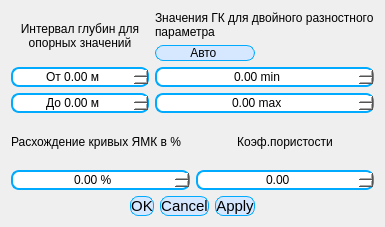
<?xml version="1.0" encoding="UTF-8"?>
<ui version="4.0">
 <class>Nml_param</class>
 <widget class="QDialog" name="Nml_param">
  <property name="geometry">
   <rect>
    <x>0</x>
    <y>0</y>
    <width>385</width>
    <height>227</height>
   </rect>
  </property>
  <property name="windowTitle">
   <string>Параметры метода</string>
  </property>
  <property name="windowIcon">
   <iconset resource="../IMAGE/icon.qrc">
    <normaloff>:/programlogo.png</normaloff>:/programlogo.png</iconset>
  </property>
  <property name="inputMethodHints">
   <set>Qt::InputMethodHint::ImhNone</set>
  </property>
  <property name="sizeGripEnabled">
   <bool>false</bool>
  </property>
  <property name="modal">
   <bool>true</bool>
  </property>
  <layout class="QGridLayout" name="gridLayout">
   <item row="0" column="0">
    <layout class="QVBoxLayout" name="verticalLayout_5">
     <item>
      <layout class="QHBoxLayout" name="horizontalLayout">
       <item>
        <layout class="QVBoxLayout" name="verticalLayout_2">
         <item>
          <widget class="QLabel" name="label_2">
           <property name="text">
            <string>Интервал глубин для опорных значений</string>
           </property>
           <property name="alignment">
            <set>Qt::AlignmentFlag::AlignCenter</set>
           </property>
           <property name="wordWrap">
            <bool>true</bool>
           </property>
          </widget>
         </item>
         <item>
          <widget class="QDoubleSpinBox" name="ds_min">
           <property name="styleSheet">
            <string notr="true">QDoubleSpinBox
{
border : 2px solid rgb(0, 170, 255);
background : white;
border-radius: 8
}
QDoubleSpinBox::hover
{
border : 2px solid rgb(0, 170, 255);
background : rgb(170, 255, 255);
}
QDoubleSpinBox::up-button
{

subcontrol-position:right;
image: url(:/plus.svg);

}
QDoubleSpinBox::down-button
{
subcontrol-position:left;
	image: url(:/minus.svg);
}
	</string>
           </property>
           <property name="alignment">
            <set>Qt::AlignmentFlag::AlignCenter</set>
           </property>
           <property name="buttonSymbols">
            <enum>QAbstractSpinBox::ButtonSymbols::UpDownArrows</enum>
           </property>
           <property name="prefix">
            <string>От </string>
           </property>
           <property name="suffix">
            <string> м</string>
           </property>
           <property name="minimum">
            <double>-9999.000000000000000</double>
           </property>
           <property name="maximum">
            <double>9999.000000000000000</double>
           </property>
           <property name="value">
            <double>0.000000000000000</double>
           </property>
          </widget>
         </item>
         <item>
          <widget class="QDoubleSpinBox" name="ds_max">
           <property name="styleSheet">
            <string notr="true">QDoubleSpinBox
{
border : 2px solid rgb(0, 170, 255);
background : white;
border-radius: 8
}
QDoubleSpinBox::hover
{
border : 2px solid rgb(0, 170, 255);
background : rgb(170, 255, 255);
}
QDoubleSpinBox::up-button
{

subcontrol-position:right;
image: url(:/plus.svg);

}
QDoubleSpinBox::down-button
{
subcontrol-position:left;
	image: url(:/minus.svg);
}
	</string>
           </property>
           <property name="alignment">
            <set>Qt::AlignmentFlag::AlignCenter</set>
           </property>
           <property name="buttonSymbols">
            <enum>QAbstractSpinBox::ButtonSymbols::UpDownArrows</enum>
           </property>
           <property name="prefix">
            <string>До </string>
           </property>
           <property name="suffix">
            <string> м</string>
           </property>
           <property name="minimum">
            <double>-9999.000000000000000</double>
           </property>
           <property name="maximum">
            <double>9999.000000000000000</double>
           </property>
          </widget>
         </item>
        </layout>
       </item>
       <item>
        <layout class="QVBoxLayout" name="verticalLayout_4">
         <item>
          <widget class="QLabel" name="label_4">
           <property name="text">
            <string>Значения ГК для двойного разностного параметра</string>
           </property>
           <property name="wordWrap">
            <bool>true</bool>
           </property>
          </widget>
         </item>
         <item>
          <widget class="QPushButton" name="pb_auto_gk">
           <property name="minimumSize">
            <size>
             <width>70</width>
             <height>0</height>
            </size>
           </property>
           <property name="maximumSize">
            <size>
             <width>100</width>
             <height>16777215</height>
            </size>
           </property>
           <property name="styleSheet">
            <string notr="true">QPushButton {
  border-radius: 8px;
  outline: 0px;
  background-color:rgb(213, 232, 255);
  border: 1px solid rgb(0, 170, 255)
}

QPushButton:pressed {
  background-color: rgb(240, 240, 240);
  border: 2px solid rgb(0, 85, 255);
 }
QPushButton:hover {
  background-color:rgba(213, 232, 255, 150);
 }</string>
           </property>
           <property name="text">
            <string>Авто </string>
           </property>
          </widget>
         </item>
         <item>
          <widget class="QDoubleSpinBox" name="ds_gk_min">
           <property name="styleSheet">
            <string notr="true">QDoubleSpinBox
{
border : 2px solid rgb(0, 170, 255);
background : white;
border-radius: 8
}
QDoubleSpinBox::hover
{
border : 2px solid rgb(0, 170, 255);
background : rgb(170, 255, 255);
}
QDoubleSpinBox::up-button
{

subcontrol-position:right;
image: url(:/plus.svg);

}
QDoubleSpinBox::down-button
{
subcontrol-position:left;
	image: url(:/minus.svg);
}
	</string>
           </property>
           <property name="alignment">
            <set>Qt::AlignmentFlag::AlignCenter</set>
           </property>
           <property name="buttonSymbols">
            <enum>QAbstractSpinBox::ButtonSymbols::UpDownArrows</enum>
           </property>
           <property name="suffix">
            <string> min</string>
           </property>
           <property name="minimum">
            <double>-9999.000000000000000</double>
           </property>
           <property name="maximum">
            <double>9999.000000000000000</double>
           </property>
           <property name="stepType">
            <enum>QAbstractSpinBox::StepType::DefaultStepType</enum>
           </property>
          </widget>
         </item>
         <item>
          <widget class="QDoubleSpinBox" name="ds_gk_max">
           <property name="styleSheet">
            <string notr="true">QDoubleSpinBox
{
border : 2px solid rgb(0, 170, 255);
background : white;
border-radius: 8
}
QDoubleSpinBox::hover
{
border : 2px solid rgb(0, 170, 255);
background : rgb(170, 255, 255);
}
QDoubleSpinBox::up-button
{

subcontrol-position:right;
image: url(:/plus.svg);

}
QDoubleSpinBox::down-button
{
subcontrol-position:left;
	image: url(:/minus.svg);
}
	</string>
           </property>
           <property name="alignment">
            <set>Qt::AlignmentFlag::AlignCenter</set>
           </property>
           <property name="buttonSymbols">
            <enum>QAbstractSpinBox::ButtonSymbols::UpDownArrows</enum>
           </property>
           <property name="prefix">
            <string/>
           </property>
           <property name="suffix">
            <string> max</string>
           </property>
           <property name="minimum">
            <double>-9999.000000000000000</double>
           </property>
           <property name="maximum">
            <double>9999.000000000000000</double>
           </property>
          </widget>
         </item>
        </layout>
       </item>
      </layout>
     </item>
     <item>
      <layout class="QHBoxLayout" name="horizontalLayout_2">
       <item>
        <layout class="QVBoxLayout" name="verticalLayout">
         <item>
          <widget class="QLabel" name="label_3">
           <property name="text">
            <string>Расхождение кривых ЯМК в %</string>
           </property>
          </widget>
         </item>
         <item>
          <widget class="QDoubleSpinBox" name="ds_diff_nml">
           <property name="styleSheet">
            <string notr="true">QDoubleSpinBox
{
border : 2px solid rgb(0, 170, 255);
background : white;
border-radius: 8
}
QDoubleSpinBox::hover
{
border : 2px solid rgb(0, 170, 255);
background : rgb(170, 255, 255);
}
QDoubleSpinBox::up-button
{

subcontrol-position:right;
image: url(:/plus.svg);

}
QDoubleSpinBox::down-button
{
subcontrol-position:left;
	image: url(:/minus.svg);
}
	</string>
           </property>
           <property name="alignment">
            <set>Qt::AlignmentFlag::AlignCenter</set>
           </property>
           <property name="buttonSymbols">
            <enum>QAbstractSpinBox::ButtonSymbols::UpDownArrows</enum>
           </property>
           <property name="prefix">
            <string/>
           </property>
           <property name="suffix">
            <string> %</string>
           </property>
           <property name="minimum">
            <double>-9999.000000000000000</double>
           </property>
           <property name="maximum">
            <double>9999.000000000000000</double>
           </property>
          </widget>
         </item>
        </layout>
       </item>
       <item>
        <layout class="QVBoxLayout" name="verticalLayout_3">
         <item>
          <widget class="QLabel" name="label">
           <property name="text">
            <string>Коэф.пористости</string>
           </property>
           <property name="alignment">
            <set>Qt::AlignmentFlag::AlignCenter</set>
           </property>
          </widget>
         </item>
         <item>
          <widget class="QDoubleSpinBox" name="ds_poro">
           <property name="styleSheet">
            <string notr="true">QDoubleSpinBox
{
border : 2px solid rgb(0, 170, 255);
background : white;
border-radius: 8
}
QDoubleSpinBox::hover
{
border : 2px solid rgb(0, 170, 255);
background : rgb(170, 255, 255);
}
QDoubleSpinBox::up-button
{

subcontrol-position:right;
image: url(:/plus.svg);

}
QDoubleSpinBox::down-button
{
subcontrol-position:left;
	image: url(:/minus.svg);
}
	</string>
           </property>
           <property name="alignment">
            <set>Qt::AlignmentFlag::AlignCenter</set>
           </property>
           <property name="buttonSymbols">
            <enum>QAbstractSpinBox::ButtonSymbols::UpDownArrows</enum>
           </property>
           <property name="suffix">
            <string/>
           </property>
           <property name="minimum">
            <double>-9999.000000000000000</double>
           </property>
           <property name="maximum">
            <double>9999.000000000000000</double>
           </property>
          </widget>
         </item>
        </layout>
       </item>
      </layout>
     </item>
    </layout>
   </item>
   <item row="1" column="0">
    <widget class="QDialogButtonBox" name="buttonBox">
     <property name="minimumSize">
      <size>
       <width>0</width>
       <height>0</height>
      </size>
     </property>
     <property name="font">
      <font>
       <pointsize>20</pointsize>
       <bold>true</bold>
      </font>
     </property>
     <property name="styleSheet">
      <string notr="true">QPushButton {
  border-radius: 8px;
  outline: 0px;
  background-color:rgb(213, 232, 255);
  border: 1px solid rgb(0, 170, 255);
  font-size: 15px
}

QPushButton:pressed {
  background-color: rgb(240, 240, 240);
  border: 2px solid rgb(0, 85, 255);
 }
QPushButton:hover {
  background-color:rgba(213, 232, 255, 150);
 }
</string>
     </property>
     <property name="inputMethodHints">
      <set>Qt::InputMethodHint::ImhNone</set>
     </property>
     <property name="orientation">
      <enum>Qt::Orientation::Horizontal</enum>
     </property>
     <property name="standardButtons">
      <set>QDialogButtonBox::StandardButton::Apply|QDialogButtonBox::StandardButton::Cancel|QDialogButtonBox::StandardButton::Ok</set>
     </property>
     <property name="centerButtons">
      <bool>true</bool>
     </property>
    </widget>
   </item>
  </layout>
 </widget>
 <resources>
  <include location="../IMAGE/icon.qrc"/>
 </resources>
 <connections>
  <connection>
   <sender>buttonBox</sender>
   <signal>accepted()</signal>
   <receiver>Nml_param</receiver>
   <slot>accept()</slot>
   <hints>
    <hint type="sourcelabel">
     <x>227</x>
     <y>265</y>
    </hint>
    <hint type="destinationlabel">
     <x>157</x>
     <y>228</y>
    </hint>
   </hints>
  </connection>
  <connection>
   <sender>buttonBox</sender>
   <signal>rejected()</signal>
   <receiver>Nml_param</receiver>
   <slot>reject()</slot>
   <hints>
    <hint type="sourcelabel">
     <x>291</x>
     <y>265</y>
    </hint>
    <hint type="destinationlabel">
     <x>286</x>
     <y>228</y>
    </hint>
   </hints>
  </connection>
 </connections>
</ui>
